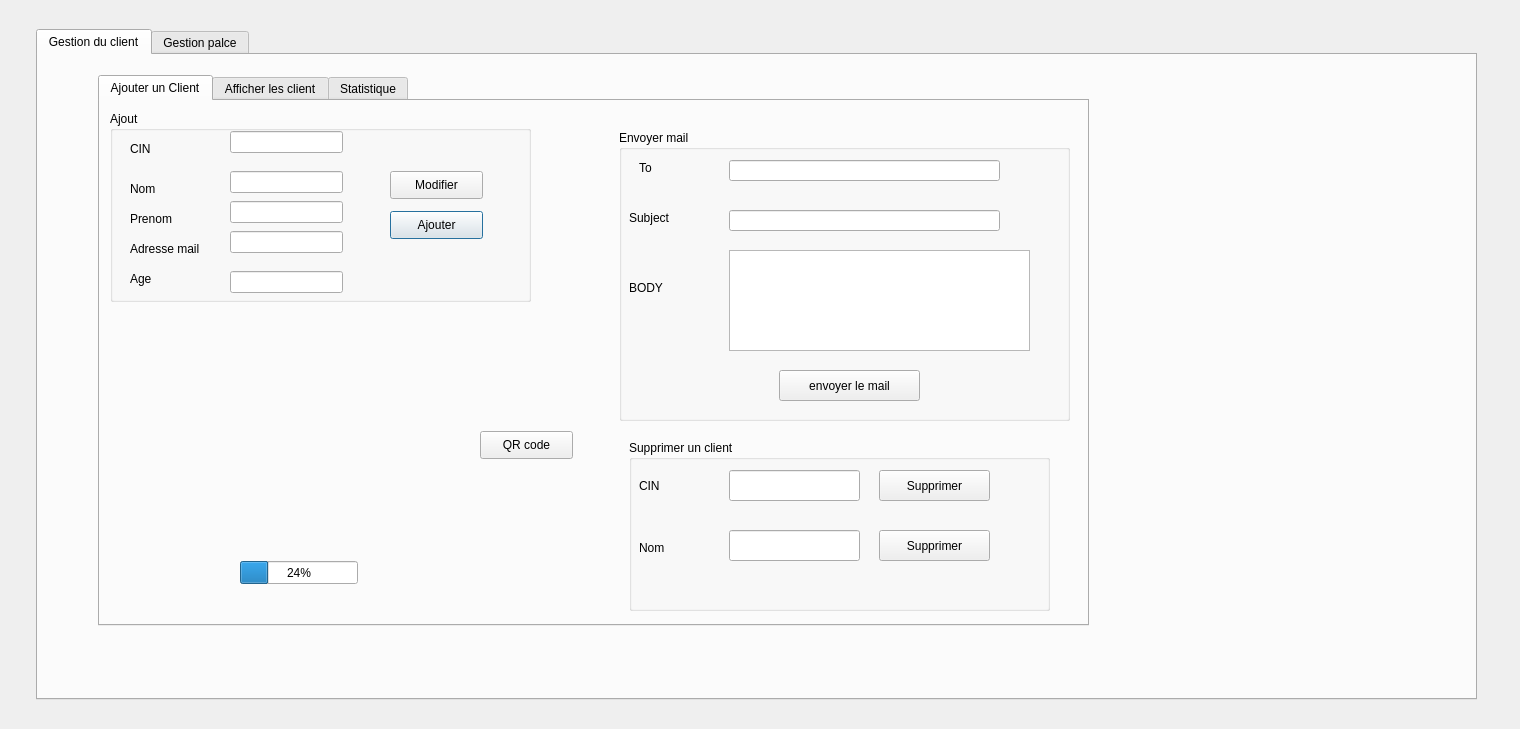
<?xml version="1.0" encoding="UTF-8"?>
<ui version="4.0">
 <class>integ</class>
 <widget class="QDialog" name="integ">
  <property name="geometry">
   <rect>
    <x>0</x>
    <y>0</y>
    <width>1520</width>
    <height>729</height>
   </rect>
  </property>
  <property name="windowTitle">
   <string>Dialog</string>
  </property>
  <widget class="QTabWidget" name="tabWidget">
   <property name="geometry">
    <rect>
     <x>36</x>
     <y>29</y>
     <width>1441</width>
     <height>671</height>
    </rect>
   </property>
   <property name="currentIndex">
    <number>0</number>
   </property>
   <widget class="QWidget" name="tab">
    <attribute name="title">
     <string>Gestion du client</string>
    </attribute>
    <widget class="QTabWidget" name="tabWidget_2">
     <property name="geometry">
      <rect>
       <x>60</x>
       <y>20</y>
       <width>991</width>
       <height>551</height>
      </rect>
     </property>
     <property name="currentIndex">
      <number>0</number>
     </property>
     <widget class="QWidget" name="tab_3">
      <attribute name="title">
       <string>Ajouter un Client</string>
      </attribute>
      <widget class="QGroupBox" name="groupBox">
       <property name="geometry">
        <rect>
         <x>10</x>
         <y>10</y>
         <width>421</width>
         <height>191</height>
        </rect>
       </property>
       <property name="title">
        <string>Ajout </string>
       </property>
       <widget class="QLabel" name="label">
        <property name="geometry">
         <rect>
          <x>20</x>
          <y>30</y>
          <width>56</width>
          <height>16</height>
         </rect>
        </property>
        <property name="text">
         <string>CIN</string>
        </property>
       </widget>
       <widget class="QLabel" name="label_2">
        <property name="geometry">
         <rect>
          <x>20</x>
          <y>70</y>
          <width>56</width>
          <height>16</height>
         </rect>
        </property>
        <property name="text">
         <string>Nom</string>
        </property>
       </widget>
       <widget class="QLabel" name="label_3">
        <property name="geometry">
         <rect>
          <x>20</x>
          <y>100</y>
          <width>56</width>
          <height>16</height>
         </rect>
        </property>
        <property name="text">
         <string>Prenom</string>
        </property>
       </widget>
       <widget class="QLabel" name="label_4">
        <property name="geometry">
         <rect>
          <x>20</x>
          <y>130</y>
          <width>81</width>
          <height>16</height>
         </rect>
        </property>
        <property name="text">
         <string>Adresse mail</string>
        </property>
       </widget>
       <widget class="QLabel" name="label_5">
        <property name="geometry">
         <rect>
          <x>20</x>
          <y>160</y>
          <width>61</width>
          <height>16</height>
         </rect>
        </property>
        <property name="text">
         <string>Age</string>
        </property>
       </widget>
       <widget class="QLineEdit" name="le_NOM">
        <property name="geometry">
         <rect>
          <x>120</x>
          <y>60</y>
          <width>113</width>
          <height>22</height>
         </rect>
        </property>
       </widget>
       <widget class="QLineEdit" name="le_Prenom">
        <property name="geometry">
         <rect>
          <x>120</x>
          <y>90</y>
          <width>113</width>
          <height>22</height>
         </rect>
        </property>
       </widget>
       <widget class="QLineEdit" name="le_Adresse_mail">
        <property name="geometry">
         <rect>
          <x>120</x>
          <y>120</y>
          <width>113</width>
          <height>22</height>
         </rect>
        </property>
       </widget>
       <widget class="QLineEdit" name="le_Age">
        <property name="geometry">
         <rect>
          <x>120</x>
          <y>160</y>
          <width>113</width>
          <height>22</height>
         </rect>
        </property>
       </widget>
       <widget class="QPushButton" name="pb_ajouter">
        <property name="geometry">
         <rect>
          <x>280</x>
          <y>100</y>
          <width>93</width>
          <height>28</height>
         </rect>
        </property>
        <property name="text">
         <string>Ajouter</string>
        </property>
       </widget>
       <widget class="QLineEdit" name="le_CIN">
        <property name="geometry">
         <rect>
          <x>120</x>
          <y>20</y>
          <width>113</width>
          <height>22</height>
         </rect>
        </property>
       </widget>
       <widget class="QPushButton" name="pb_modifier">
        <property name="geometry">
         <rect>
          <x>280</x>
          <y>60</y>
          <width>93</width>
          <height>28</height>
         </rect>
        </property>
        <property name="text">
         <string>Modifier</string>
        </property>
       </widget>
      </widget>
      <widget class="QProgressBar" name="progressBar">
       <property name="geometry">
        <rect>
         <x>140</x>
         <y>460</y>
         <width>118</width>
         <height>23</height>
        </rect>
       </property>
       <property name="value">
        <number>24</number>
       </property>
      </widget>
      <widget class="QLabel" name="qrlabel">
       <property name="geometry">
        <rect>
         <x>60</x>
         <y>210</y>
         <width>281</width>
         <height>211</height>
        </rect>
       </property>
       <property name="text">
        <string/>
       </property>
      </widget>
      <widget class="QPushButton" name="pb_QR_code">
       <property name="geometry">
        <rect>
         <x>380</x>
         <y>330</y>
         <width>93</width>
         <height>28</height>
        </rect>
       </property>
       <property name="text">
        <string>QR code</string>
       </property>
      </widget>
      <widget class="QGroupBox" name="groupBox_3">
       <property name="geometry">
        <rect>
         <x>519</x>
         <y>29</y>
         <width>451</width>
         <height>291</height>
        </rect>
       </property>
       <property name="title">
        <string>Envoyer mail</string>
       </property>
       <widget class="QLineEdit" name="ln_envoyermail_to">
        <property name="geometry">
         <rect>
          <x>110</x>
          <y>30</y>
          <width>271</width>
          <height>21</height>
         </rect>
        </property>
       </widget>
       <widget class="QLabel" name="label_15">
        <property name="geometry">
         <rect>
          <x>20</x>
          <y>30</y>
          <width>56</width>
          <height>16</height>
         </rect>
        </property>
        <property name="text">
         <string>To</string>
        </property>
       </widget>
       <widget class="QLabel" name="label_17">
        <property name="geometry">
         <rect>
          <x>10</x>
          <y>80</y>
          <width>56</width>
          <height>16</height>
         </rect>
        </property>
        <property name="text">
         <string>Subject</string>
        </property>
       </widget>
       <widget class="QLineEdit" name="ln_envoyermail_subject">
        <property name="geometry">
         <rect>
          <x>110</x>
          <y>80</y>
          <width>271</width>
          <height>21</height>
         </rect>
        </property>
       </widget>
       <widget class="QLabel" name="label_18">
        <property name="geometry">
         <rect>
          <x>10</x>
          <y>150</y>
          <width>56</width>
          <height>16</height>
         </rect>
        </property>
        <property name="text">
         <string>BODY</string>
        </property>
       </widget>
       <widget class="QPlainTextEdit" name="plainTextEdit_email">
        <property name="geometry">
         <rect>
          <x>110</x>
          <y>120</y>
          <width>301</width>
          <height>101</height>
         </rect>
        </property>
       </widget>
       <widget class="QPushButton" name="pb_envoyer_mail">
        <property name="geometry">
         <rect>
          <x>160</x>
          <y>240</y>
          <width>141</width>
          <height>31</height>
         </rect>
        </property>
        <property name="text">
         <string>envoyer le mail</string>
        </property>
       </widget>
      </widget>
      <widget class="QGroupBox" name="groupBox_4">
       <property name="geometry">
        <rect>
         <x>529</x>
         <y>339</y>
         <width>421</width>
         <height>171</height>
        </rect>
       </property>
       <property name="title">
        <string>Supprimer un client</string>
       </property>
       <widget class="QLabel" name="label_6">
        <property name="geometry">
         <rect>
          <x>10</x>
          <y>30</y>
          <width>101</width>
          <height>31</height>
         </rect>
        </property>
        <property name="text">
         <string>CIN</string>
        </property>
       </widget>
       <widget class="QLineEdit" name="le_CIN_supp">
        <property name="geometry">
         <rect>
          <x>100</x>
          <y>30</y>
          <width>131</width>
          <height>31</height>
         </rect>
        </property>
       </widget>
       <widget class="QPushButton" name="pb_supp">
        <property name="geometry">
         <rect>
          <x>250</x>
          <y>30</y>
          <width>111</width>
          <height>31</height>
         </rect>
        </property>
        <property name="text">
         <string>Supprimer</string>
        </property>
       </widget>
       <widget class="QLabel" name="label_19">
        <property name="geometry">
         <rect>
          <x>10</x>
          <y>100</y>
          <width>56</width>
          <height>16</height>
         </rect>
        </property>
        <property name="text">
         <string>Nom</string>
        </property>
       </widget>
       <widget class="QLineEdit" name="ln_supp2">
        <property name="geometry">
         <rect>
          <x>100</x>
          <y>90</y>
          <width>131</width>
          <height>31</height>
         </rect>
        </property>
       </widget>
       <widget class="QPushButton" name="pb_supp2">
        <property name="geometry">
         <rect>
          <x>250</x>
          <y>90</y>
          <width>111</width>
          <height>31</height>
         </rect>
        </property>
        <property name="text">
         <string>Supprimer</string>
        </property>
       </widget>
      </widget>
     </widget>
     <widget class="QWidget" name="tab_4">
      <attribute name="title">
       <string>Afficher les client</string>
      </attribute>
      <widget class="QTableView" name="tab_client">
       <property name="geometry">
        <rect>
         <x>10</x>
         <y>10</y>
         <width>571</width>
         <height>321</height>
        </rect>
       </property>
      </widget>
      <widget class="QLabel" name="label_12">
       <property name="geometry">
        <rect>
         <x>40</x>
         <y>340</y>
         <width>141</width>
         <height>16</height>
        </rect>
       </property>
       <property name="text">
        <string>Donner CIN a chercher</string>
       </property>
      </widget>
      <widget class="QLineEdit" name="ln_rechercher_id">
       <property name="geometry">
        <rect>
         <x>220</x>
         <y>340</y>
         <width>113</width>
         <height>22</height>
        </rect>
       </property>
      </widget>
      <widget class="QPushButton" name="pb_rechercher">
       <property name="geometry">
        <rect>
         <x>470</x>
         <y>360</y>
         <width>93</width>
         <height>28</height>
        </rect>
       </property>
       <property name="text">
        <string>chercher</string>
       </property>
      </widget>
      <widget class="QPushButton" name="tri_par_age">
       <property name="geometry">
        <rect>
         <x>800</x>
         <y>140</y>
         <width>93</width>
         <height>28</height>
        </rect>
       </property>
       <property name="text">
        <string>Tri</string>
       </property>
      </widget>
      <widget class="QCheckBox" name="checkBox_id">
       <property name="geometry">
        <rect>
         <x>360</x>
         <y>340</y>
         <width>83</width>
         <height>20</height>
        </rect>
       </property>
       <property name="text">
        <string/>
       </property>
      </widget>
      <widget class="QLabel" name="label_13">
       <property name="geometry">
        <rect>
         <x>40</x>
         <y>390</y>
         <width>161</width>
         <height>16</height>
        </rect>
       </property>
       <property name="text">
        <string>Donner le nom a cherher</string>
       </property>
      </widget>
      <widget class="QLineEdit" name="ln_recherche_nom">
       <property name="geometry">
        <rect>
         <x>220</x>
         <y>390</y>
         <width>113</width>
         <height>22</height>
        </rect>
       </property>
      </widget>
      <widget class="QCheckBox" name="checkBox_nom">
       <property name="geometry">
        <rect>
         <x>360</x>
         <y>390</y>
         <width>83</width>
         <height>20</height>
        </rect>
       </property>
       <property name="text">
        <string/>
       </property>
      </widget>
      <widget class="QLabel" name="label_14">
       <property name="geometry">
        <rect>
         <x>40</x>
         <y>430</y>
         <width>131</width>
         <height>16</height>
        </rect>
       </property>
       <property name="text">
        <string>Donner le prenom</string>
       </property>
      </widget>
      <widget class="QLineEdit" name="ln_chercher_prenom">
       <property name="geometry">
        <rect>
         <x>220</x>
         <y>430</y>
         <width>113</width>
         <height>22</height>
        </rect>
       </property>
      </widget>
      <widget class="QCheckBox" name="checkBox_prenom">
       <property name="geometry">
        <rect>
         <x>360</x>
         <y>430</y>
         <width>83</width>
         <height>20</height>
        </rect>
       </property>
       <property name="text">
        <string/>
       </property>
      </widget>
      <widget class="QComboBox" name="comboBox">
       <property name="geometry">
        <rect>
         <x>590</x>
         <y>140</y>
         <width>161</width>
         <height>22</height>
        </rect>
       </property>
       <item>
        <property name="text">
         <string>Tri par age croissante</string>
        </property>
       </item>
       <item>
        <property name="text">
         <string>Tri par prenom croissante</string>
        </property>
       </item>
       <item>
        <property name="text">
         <string>Tri par nom croissante</string>
        </property>
       </item>
       <item>
        <property name="text">
         <string>Tri par age decroissante</string>
        </property>
       </item>
       <item>
        <property name="text">
         <string>Tri par nom decroissante</string>
        </property>
       </item>
       <item>
        <property name="text">
         <string>Tri par prenom decroissante</string>
        </property>
       </item>
      </widget>
     </widget>
     <widget class="QWidget" name="tab_6">
      <attribute name="title">
       <string>Statistique</string>
      </attribute>
      <widget class="QCustomPlot" name="plot" native="true">
       <property name="geometry">
        <rect>
         <x>70</x>
         <y>40</y>
         <width>761</width>
         <height>451</height>
        </rect>
       </property>
      </widget>
     </widget>
    </widget>
   </widget>
   <widget class="QWidget" name="tab_2">
    <attribute name="title">
     <string>Gestion palce</string>
    </attribute>
    <widget class="QTabWidget" name="tabWidget_3">
     <property name="geometry">
      <rect>
       <x>20</x>
       <y>20</y>
       <width>1391</width>
       <height>621</height>
      </rect>
     </property>
     <property name="currentIndex">
      <number>0</number>
     </property>
     <widget class="QWidget" name="tab_5">
      <attribute name="title">
       <string>Tab 1</string>
      </attribute>
      <widget class="QGroupBox" name="groupBox_2">
       <property name="geometry">
        <rect>
         <x>1020</x>
         <y>160</y>
         <width>331</width>
         <height>351</height>
        </rect>
       </property>
       <property name="styleSheet">
        <string notr="true">font: 10pt &quot;Poor Richard&quot;;
background-color: rgb(255, 216, 234);
color: rgb(170, 0, 127);</string>
       </property>
       <property name="title">
        <string>modifier</string>
       </property>
       <widget class="QLineEdit" name="num_mod_2">
        <property name="geometry">
         <rect>
          <x>100</x>
          <y>40</y>
          <width>111</width>
          <height>22</height>
         </rect>
        </property>
       </widget>
       <widget class="QLabel" name="type_mod_3">
        <property name="geometry">
         <rect>
          <x>30</x>
          <y>100</y>
          <width>51</width>
          <height>21</height>
         </rect>
        </property>
        <property name="text">
         <string>type</string>
        </property>
       </widget>
       <widget class="QLabel" name="etat_mod_3">
        <property name="geometry">
         <rect>
          <x>30</x>
          <y>160</y>
          <width>56</width>
          <height>16</height>
         </rect>
        </property>
        <property name="text">
         <string>etat</string>
        </property>
       </widget>
       <widget class="QLabel" name="num_3">
        <property name="geometry">
         <rect>
          <x>30</x>
          <y>40</y>
          <width>61</width>
          <height>16</height>
         </rect>
        </property>
        <property name="text">
         <string>num</string>
        </property>
       </widget>
       <widget class="QLabel" name="label_7">
        <property name="geometry">
         <rect>
          <x>10</x>
          <y>250</y>
          <width>101</width>
          <height>71</height>
         </rect>
        </property>
        <property name="text">
         <string/>
        </property>
        <property name="pixmap">
         <pixmap>../Daco.png</pixmap>
        </property>
       </widget>
       <widget class="QLineEdit" name="etat_mod_2">
        <property name="geometry">
         <rect>
          <x>100</x>
          <y>160</y>
          <width>113</width>
          <height>22</height>
         </rect>
        </property>
       </widget>
       <widget class="QPushButton" name="pushButton_modifier_2">
        <property name="geometry">
         <rect>
          <x>230</x>
          <y>300</y>
          <width>93</width>
          <height>28</height>
         </rect>
        </property>
        <property name="styleSheet">
         <string notr="true">color: rgb(170, 0, 127);
font: 10pt &quot;Poor Richard&quot;;</string>
        </property>
        <property name="text">
         <string>MODIFIER </string>
        </property>
       </widget>
       <widget class="QComboBox" name="type_mod_2">
        <property name="geometry">
         <rect>
          <x>100</x>
          <y>100</y>
          <width>111</width>
          <height>31</height>
         </rect>
        </property>
        <property name="editable">
         <bool>false</bool>
        </property>
        <property name="currentText">
         <string>public</string>
        </property>
        <item>
         <property name="text">
          <string>public</string>
         </property>
        </item>
        <item>
         <property name="text">
          <string>privee</string>
         </property>
        </item>
       </widget>
       <widget class="QLabel" name="label_8">
        <property name="geometry">
         <rect>
          <x>30</x>
          <y>210</y>
          <width>56</width>
          <height>16</height>
         </rect>
        </property>
        <property name="text">
         <string>bloc</string>
        </property>
       </widget>
       <widget class="QLineEdit" name="bloc_mod_2">
        <property name="geometry">
         <rect>
          <x>100</x>
          <y>210</y>
          <width>113</width>
          <height>22</height>
         </rect>
        </property>
       </widget>
       <widget class="QLineEdit" name="places_mod">
        <property name="geometry">
         <rect>
          <x>230</x>
          <y>210</y>
          <width>61</width>
          <height>22</height>
         </rect>
        </property>
       </widget>
      </widget>
      <widget class="QLabel" name="label_9">
       <property name="geometry">
        <rect>
         <x>560</x>
         <y>80</y>
         <width>31</width>
         <height>31</height>
        </rect>
       </property>
       <property name="text">
        <string/>
       </property>
       <property name="pixmap">
        <pixmap>../nooo.png</pixmap>
       </property>
      </widget>
      <widget class="QLabel" name="label_10">
       <property name="geometry">
        <rect>
         <x>100</x>
         <y>170</y>
         <width>56</width>
         <height>16</height>
        </rect>
       </property>
       <property name="text">
        <string/>
       </property>
      </widget>
      <widget class="QLabel" name="label_11">
       <property name="geometry">
        <rect>
         <x>0</x>
         <y>60</y>
         <width>421</width>
         <height>61</height>
        </rect>
       </property>
       <property name="styleSheet">
        <string notr="true">font: 26pt &quot;Poor Richard&quot;;
color: rgb(85, 85, 255);</string>
       </property>
       <property name="text">
        <string>Vous êtes les bienvenus</string>
       </property>
      </widget>
      <widget class="QPushButton" name="pushButton_sup">
       <property name="geometry">
        <rect>
         <x>900</x>
         <y>540</y>
         <width>91</width>
         <height>31</height>
        </rect>
       </property>
       <property name="styleSheet">
        <string notr="true">color: rgb(170, 0, 127);
font: 10pt &quot;Poor Richard&quot;;
</string>
       </property>
       <property name="text">
        <string>SUPPRIMER</string>
       </property>
      </widget>
      <widget class="QGroupBox" name="groupBox_5">
       <property name="geometry">
        <rect>
         <x>10</x>
         <y>140</y>
         <width>331</width>
         <height>351</height>
        </rect>
       </property>
       <property name="styleSheet">
        <string notr="true">font: 10pt &quot;Poor Richard&quot;;
background-color: rgb(255, 216, 234);
color: rgb(170, 0, 127);</string>
       </property>
       <property name="title">
        <string>ajout</string>
       </property>
       <widget class="QLineEdit" name="lineEdit_num_2">
        <property name="geometry">
         <rect>
          <x>100</x>
          <y>40</y>
          <width>111</width>
          <height>22</height>
         </rect>
        </property>
       </widget>
       <widget class="QLabel" name="type_4">
        <property name="geometry">
         <rect>
          <x>30</x>
          <y>90</y>
          <width>51</width>
          <height>21</height>
         </rect>
        </property>
        <property name="text">
         <string>type</string>
        </property>
       </widget>
       <widget class="QLabel" name="etat_3">
        <property name="geometry">
         <rect>
          <x>30</x>
          <y>150</y>
          <width>56</width>
          <height>16</height>
         </rect>
        </property>
        <property name="text">
         <string>etat</string>
        </property>
       </widget>
       <widget class="QLabel" name="num_4">
        <property name="geometry">
         <rect>
          <x>30</x>
          <y>40</y>
          <width>61</width>
          <height>16</height>
         </rect>
        </property>
        <property name="text">
         <string>num</string>
        </property>
       </widget>
       <widget class="QPushButton" name="valider_2">
        <property name="geometry">
         <rect>
          <x>230</x>
          <y>300</y>
          <width>93</width>
          <height>28</height>
         </rect>
        </property>
        <property name="styleSheet">
         <string notr="true">color: rgb(170, 0, 127);</string>
        </property>
        <property name="text">
         <string>VALIDER</string>
        </property>
       </widget>
       <widget class="QLabel" name="label_16">
        <property name="geometry">
         <rect>
          <x>10</x>
          <y>280</y>
          <width>101</width>
          <height>71</height>
         </rect>
        </property>
        <property name="text">
         <string/>
        </property>
        <property name="pixmap">
         <pixmap>../Daco.png</pixmap>
        </property>
       </widget>
       <widget class="QLineEdit" name="lineEdit_etat_2">
        <property name="geometry">
         <rect>
          <x>100</x>
          <y>150</y>
          <width>113</width>
          <height>22</height>
         </rect>
        </property>
       </widget>
       <widget class="QComboBox" name="comboBox_type_2">
        <property name="geometry">
         <rect>
          <x>100</x>
          <y>90</y>
          <width>111</width>
          <height>31</height>
         </rect>
        </property>
        <property name="editable">
         <bool>false</bool>
        </property>
        <property name="currentText">
         <string>public</string>
        </property>
        <item>
         <property name="text">
          <string>public</string>
         </property>
        </item>
        <item>
         <property name="text">
          <string>privee</string>
         </property>
        </item>
       </widget>
       <widget class="QLabel" name="label_20">
        <property name="geometry">
         <rect>
          <x>20</x>
          <y>210</y>
          <width>56</width>
          <height>16</height>
         </rect>
        </property>
        <property name="text">
         <string>bloc</string>
        </property>
       </widget>
       <widget class="QLineEdit" name="lineEdit_bloc_2">
        <property name="geometry">
         <rect>
          <x>100</x>
          <y>210</y>
          <width>113</width>
          <height>22</height>
         </rect>
        </property>
       </widget>
      </widget>
      <widget class="QTableView" name="tableView">
       <property name="geometry">
        <rect>
         <x>355</x>
         <y>121</y>
         <width>651</width>
         <height>401</height>
        </rect>
       </property>
      </widget>
      <widget class="QLabel" name="label_21">
       <property name="geometry">
        <rect>
         <x>0</x>
         <y>0</y>
         <width>481</width>
         <height>51</height>
        </rect>
       </property>
       <property name="styleSheet">
        <string notr="true">font: 28pt &quot;Poor Richard&quot;;
color: rgb(85, 85, 255);
</string>
       </property>
       <property name="text">
        <string>Gestion des places parking</string>
       </property>
      </widget>
      <widget class="QLineEdit" name="lineEdit_recherche">
       <property name="geometry">
        <rect>
         <x>930</x>
         <y>70</y>
         <width>151</width>
         <height>22</height>
        </rect>
       </property>
      </widget>
      <widget class="QPushButton" name="pushButton">
       <property name="geometry">
        <rect>
         <x>392</x>
         <y>537</y>
         <width>121</width>
         <height>31</height>
        </rect>
       </property>
       <property name="styleSheet">
        <string notr="true">color: rgb(170, 0, 127);
font: 10pt &quot;Poor Richard&quot;;</string>
       </property>
       <property name="text">
        <string>EXPORT EXEL</string>
       </property>
      </widget>
      <widget class="QPushButton" name="pushButton_pdf">
       <property name="geometry">
        <rect>
         <x>540</x>
         <y>540</y>
         <width>101</width>
         <height>28</height>
        </rect>
       </property>
       <property name="styleSheet">
        <string notr="true">color: rgb(170, 0, 127);
font: 10pt &quot;Poor Richard&quot;;</string>
       </property>
       <property name="text">
        <string>EXPORT PDF</string>
       </property>
      </widget>
      <widget class="QPushButton" name="pushButton_update">
       <property name="geometry">
        <rect>
         <x>800</x>
         <y>540</y>
         <width>91</width>
         <height>31</height>
        </rect>
       </property>
       <property name="styleSheet">
        <string notr="true">color: rgb(170, 0, 127);
font: 10pt &quot;Poor Richard&quot;;
</string>
       </property>
       <property name="text">
        <string>UPDATE</string>
       </property>
      </widget>
      <widget class="QComboBox" name="comboBox_tri">
       <property name="geometry">
        <rect>
         <x>430</x>
         <y>70</y>
         <width>111</width>
         <height>31</height>
        </rect>
       </property>
       <item>
        <property name="text">
         <string>tri par place</string>
        </property>
       </item>
       <item>
        <property name="text">
         <string>tri par num</string>
        </property>
       </item>
       <item>
        <property name="text">
         <string>tri par bloc</string>
        </property>
       </item>
      </widget>
      <widget class="QComboBox" name="comboBox_rechercher">
       <property name="geometry">
        <rect>
         <x>750</x>
         <y>60</y>
         <width>161</width>
         <height>31</height>
        </rect>
       </property>
       <item>
        <property name="text">
         <string>recherche par places</string>
        </property>
       </item>
       <item>
        <property name="text">
         <string>recherche par num</string>
        </property>
       </item>
       <item>
        <property name="text">
         <string>recherche par bloc</string>
        </property>
       </item>
      </widget>
      <widget class="QPushButton" name="pushButton_palce_tri">
       <property name="geometry">
        <rect>
         <x>570</x>
         <y>70</y>
         <width>93</width>
         <height>28</height>
        </rect>
       </property>
       <property name="text">
        <string>trie</string>
       </property>
      </widget>
      <widget class="QPushButton" name="pushButton_place_rechercher">
       <property name="geometry">
        <rect>
         <x>1110</x>
         <y>70</y>
         <width>93</width>
         <height>28</height>
        </rect>
       </property>
       <property name="text">
        <string>rechercher</string>
       </property>
      </widget>
     </widget>
     <widget class="QWidget" name="tab_7">
      <attribute name="title">
       <string>Tab 2</string>
      </attribute>
      <widget class="QCustomPlot" name="plot_2" native="true">
       <property name="geometry">
        <rect>
         <x>20</x>
         <y>10</y>
         <width>1331</width>
         <height>561</height>
        </rect>
       </property>
      </widget>
     </widget>
    </widget>
   </widget>
  </widget>
 </widget>
 <customwidgets>
  <customwidget>
   <class>QCustomPlot</class>
   <extends>QWidget</extends>
   <header location="global">qcustomplot.h</header>
   <container>1</container>
  </customwidget>
 </customwidgets>
 <resources/>
 <connections/>
</ui>
